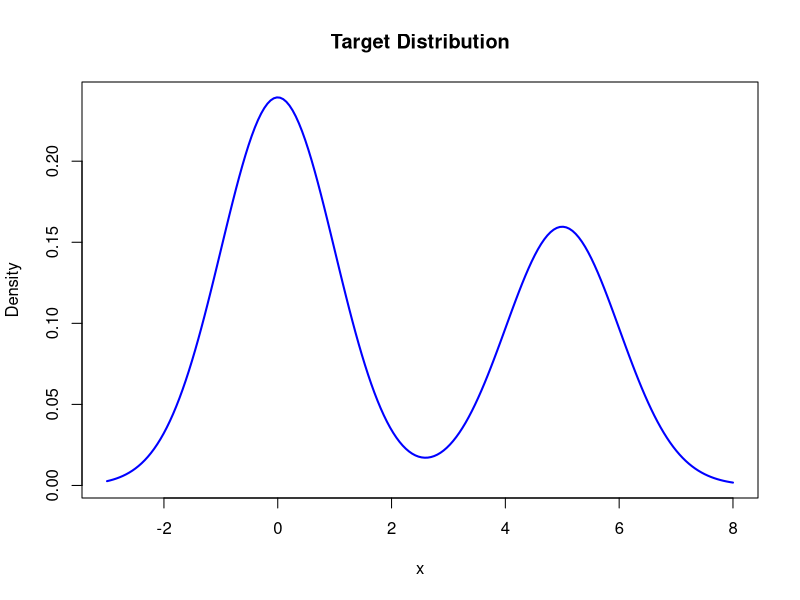
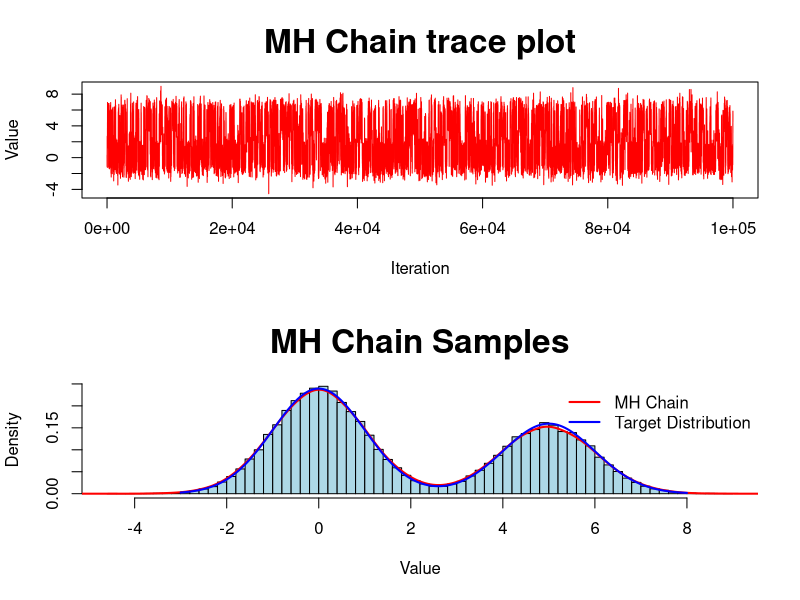
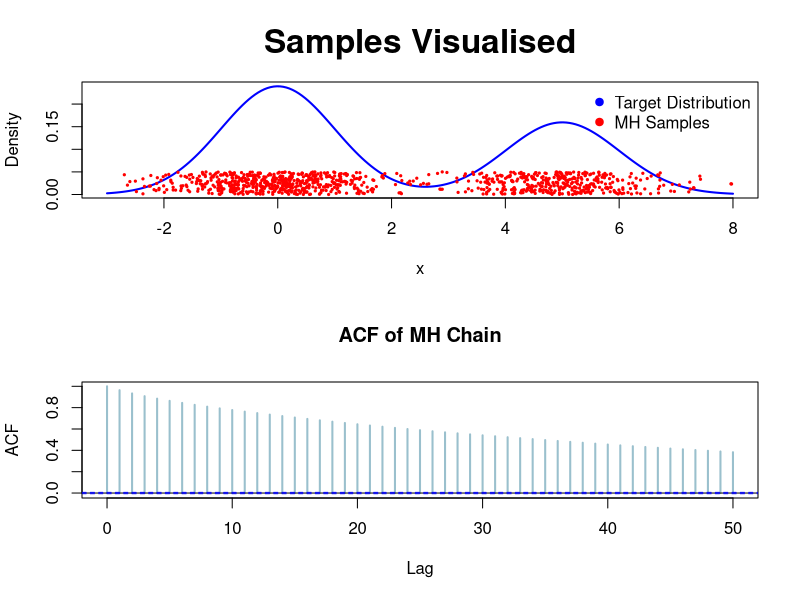

Here is the R script that generated these plots, in order:
####### File to illustrate a toy example of the MH algorithm

target <- function(x){
  # Simple bi-modal target
  return(
    0.6*dnorm(x, mean = 0, sd = 1) + 0.4*dnorm(x, mean = 5, sd = 1)
  )
}

## Visualising target
x <- seq(-3, 8, length.out = 200)
y <- target(x)
plot(x, y, type = "l", lwd = 2, col = "blue", 
     main = "Target Distribution", xlab = "x", ylab = "Density")


## MH Sampler Function
MHSampler <- function(n, h = 1){
  chain <- numeric(n)
  curr <- 0 # Starting Value
  
  accept <- 0
  for(i in 1:n){
    proposal <- rnorm(1, mean = curr, sd = h) # Propose a new value
    
    alpha <- min(1, target(proposal) / target(curr)) # Acceptance ratio
    
    if(runif(1) < alpha){ # Accept or reject
      curr <- proposal
      accept <- accept + 1 # Increment acceptance count
    }
    
    chain[i] <- curr # Store the current value
  }
  
  print(paste("Acceptance Rate:", accept / n)) 
  return(chain)
}

chain <- MHSampler(1e5, h = 1)

## Visulising the chain
par(mfrow = c(2, 1))
plot(chain, type = "l", lwd = 1, col = "red", 
     main = "MH Chain trace plot", xlab = "Iteration", ylab = "Value",
     cex.main = 2)
hist(chain, breaks = 50, probability = TRUE,
     main = "MH Chain Samples", xlab = "Value", ylab = "Density",
     col = "lightblue", border = "black",
     cex.main = 2)
lines(density(chain), col = "red", lwd = 2) # Overlay density estimate
lines(x, y, col = "blue", lwd = 2) # Overlay target distribution     
legend("topright", legend = c("MH Chain", "Target Distribution"), 
       col = c("red", "blue"), lwd = 2, bty = "n")

## Visualsing the actual samples
par(mfrow = c(2, 1))
plot(x, y, type = "l", lwd = 2, col = "blue", 
     main = "Samples Visualised", xlab = "x", ylab = "Density",
     cex.main = 2)
points(sample(chain,1e3), (1:1e3)/2e4, pch = 19, col = "red", cex = 0.3)
legend("topright", legend = c("Target Distribution", "MH Samples"), 
       col = c("blue", "red"), pch = 19, bty = "n")

acf(chain, main = "ACF of MH Chain", lag.max = 50, 
    cex.main = 20, col = "lightblue3", lwd = 2)
